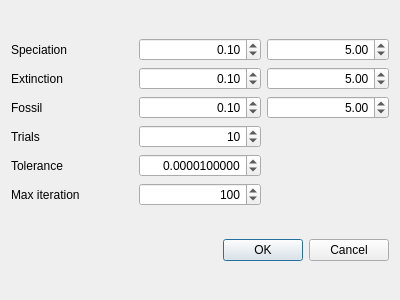
<?xml version="1.0" encoding="UTF-8"?>
<ui version="4.0">
 <class>GOptionDialog</class>
 <widget class="QDialog" name="GOptionDialog">
  <property name="windowModality">
   <enum>Qt::ApplicationModal</enum>
  </property>
  <property name="geometry">
   <rect>
    <x>0</x>
    <y>0</y>
    <width>400</width>
    <height>300</height>
   </rect>
  </property>
  <property name="sizePolicy">
   <sizepolicy hsizetype="Fixed" vsizetype="Fixed">
    <horstretch>0</horstretch>
    <verstretch>0</verstretch>
   </sizepolicy>
  </property>
  <property name="windowTitle">
   <string>Optimization options</string>
  </property>
  <property name="modal">
   <bool>true</bool>
  </property>
  <layout class="QVBoxLayout" name="verticalLayout_2">
   <item>
    <layout class="QVBoxLayout" name="verticalLayout">
     <item>
      <layout class="QGridLayout" name="gridLayout">
       <item row="4" column="0">
        <widget class="QLabel" name="label_5">
         <property name="text">
          <string>Tolerance</string>
         </property>
        </widget>
       </item>
       <item row="4" column="1">
        <widget class="QDoubleSpinBox" name="doubleSpinBoxTol">
         <property name="alignment">
          <set>Qt::AlignRight|Qt::AlignTrailing|Qt::AlignVCenter</set>
         </property>
         <property name="decimals">
          <number>10</number>
         </property>
         <property name="maximum">
          <double>100.000000000000000</double>
         </property>
         <property name="singleStep">
          <double>0.000010000000000</double>
         </property>
         <property name="value">
          <double>0.000010000000000</double>
         </property>
        </widget>
       </item>
       <item row="2" column="1">
        <widget class="QDoubleSpinBox" name="doubleSpinBoxInfFos">
         <property name="alignment">
          <set>Qt::AlignRight|Qt::AlignTrailing|Qt::AlignVCenter</set>
         </property>
         <property name="maximum">
          <double>1000.000000000000000</double>
         </property>
         <property name="singleStep">
          <double>0.100000000000000</double>
         </property>
         <property name="value">
          <double>0.100000000000000</double>
         </property>
        </widget>
       </item>
       <item row="1" column="0">
        <widget class="QLabel" name="label_2">
         <property name="text">
          <string>Extinction</string>
         </property>
        </widget>
       </item>
       <item row="0" column="1">
        <widget class="QDoubleSpinBox" name="doubleSpinBoxInfSpe">
         <property name="alignment">
          <set>Qt::AlignRight|Qt::AlignTrailing|Qt::AlignVCenter</set>
         </property>
         <property name="maximum">
          <double>1000.000000000000000</double>
         </property>
         <property name="singleStep">
          <double>0.100000000000000</double>
         </property>
         <property name="value">
          <double>0.100000000000000</double>
         </property>
        </widget>
       </item>
       <item row="0" column="0">
        <widget class="QLabel" name="label">
         <property name="text">
          <string>Speciation</string>
         </property>
        </widget>
       </item>
       <item row="1" column="1">
        <widget class="QDoubleSpinBox" name="doubleSpinBoxInfExt">
         <property name="alignment">
          <set>Qt::AlignRight|Qt::AlignTrailing|Qt::AlignVCenter</set>
         </property>
         <property name="maximum">
          <double>1000.000000000000000</double>
         </property>
         <property name="singleStep">
          <double>0.100000000000000</double>
         </property>
         <property name="value">
          <double>0.100000000000000</double>
         </property>
        </widget>
       </item>
       <item row="0" column="2">
        <widget class="QDoubleSpinBox" name="doubleSpinBoxSupSpe">
         <property name="alignment">
          <set>Qt::AlignRight|Qt::AlignTrailing|Qt::AlignVCenter</set>
         </property>
         <property name="maximum">
          <double>1000.000000000000000</double>
         </property>
         <property name="singleStep">
          <double>0.100000000000000</double>
         </property>
         <property name="value">
          <double>5.000000000000000</double>
         </property>
        </widget>
       </item>
       <item row="1" column="2">
        <widget class="QDoubleSpinBox" name="doubleSpinBoxSupExt">
         <property name="alignment">
          <set>Qt::AlignRight|Qt::AlignTrailing|Qt::AlignVCenter</set>
         </property>
         <property name="maximum">
          <double>1000.000000000000000</double>
         </property>
         <property name="singleStep">
          <double>0.100000000000000</double>
         </property>
         <property name="value">
          <double>5.000000000000000</double>
         </property>
        </widget>
       </item>
       <item row="2" column="0">
        <widget class="QLabel" name="label_3">
         <property name="text">
          <string>Fossil</string>
         </property>
        </widget>
       </item>
       <item row="2" column="2">
        <widget class="QDoubleSpinBox" name="doubleSpinBoxSupFos">
         <property name="alignment">
          <set>Qt::AlignRight|Qt::AlignTrailing|Qt::AlignVCenter</set>
         </property>
         <property name="maximum">
          <double>1000.000000000000000</double>
         </property>
         <property name="singleStep">
          <double>0.100000000000000</double>
         </property>
         <property name="value">
          <double>5.000000000000000</double>
         </property>
        </widget>
       </item>
       <item row="3" column="0">
        <widget class="QLabel" name="label_4">
         <property name="text">
          <string>Trials</string>
         </property>
        </widget>
       </item>
       <item row="3" column="1">
        <widget class="QSpinBox" name="spinBoxTrials">
         <property name="alignment">
          <set>Qt::AlignRight|Qt::AlignTrailing|Qt::AlignVCenter</set>
         </property>
         <property name="maximum">
          <number>1000</number>
         </property>
         <property name="singleStep">
          <number>5</number>
         </property>
         <property name="value">
          <number>10</number>
         </property>
        </widget>
       </item>
       <item row="5" column="0">
        <widget class="QLabel" name="label_6">
         <property name="text">
          <string>Max iteration</string>
         </property>
        </widget>
       </item>
       <item row="5" column="1">
        <widget class="QSpinBox" name="spinBoxIter">
         <property name="alignment">
          <set>Qt::AlignRight|Qt::AlignTrailing|Qt::AlignVCenter</set>
         </property>
         <property name="maximum">
          <number>100000</number>
         </property>
         <property name="singleStep">
          <number>10</number>
         </property>
         <property name="value">
          <number>100</number>
         </property>
        </widget>
       </item>
      </layout>
     </item>
    </layout>
   </item>
   <item>
    <widget class="QDialogButtonBox" name="buttonBox">
     <property name="orientation">
      <enum>Qt::Horizontal</enum>
     </property>
     <property name="standardButtons">
      <set>QDialogButtonBox::Cancel|QDialogButtonBox::Ok</set>
     </property>
    </widget>
   </item>
  </layout>
 </widget>
 <resources/>
 <connections>
  <connection>
   <sender>buttonBox</sender>
   <signal>rejected()</signal>
   <receiver>GOptionDialog</receiver>
   <slot>reject()</slot>
   <hints>
    <hint type="sourcelabel">
     <x>295</x>
     <y>284</y>
    </hint>
    <hint type="destinationlabel">
     <x>286</x>
     <y>274</y>
    </hint>
   </hints>
  </connection>
  <connection>
   <sender>buttonBox</sender>
   <signal>accepted()</signal>
   <receiver>GOptionDialog</receiver>
   <slot>accept()</slot>
   <hints>
    <hint type="sourcelabel">
     <x>227</x>
     <y>278</y>
    </hint>
    <hint type="destinationlabel">
     <x>157</x>
     <y>274</y>
    </hint>
   </hints>
  </connection>
 </connections>
 <slots>
  <slot>changeInfSpe()</slot>
  <slot>changeSupSpe()</slot>
  <slot>changeInfExt()</slot>
  <slot>changeSupExt()</slot>
  <slot>changeInfFos()</slot>
  <slot>changeSupFos()</slot>
 </slots>
</ui>
